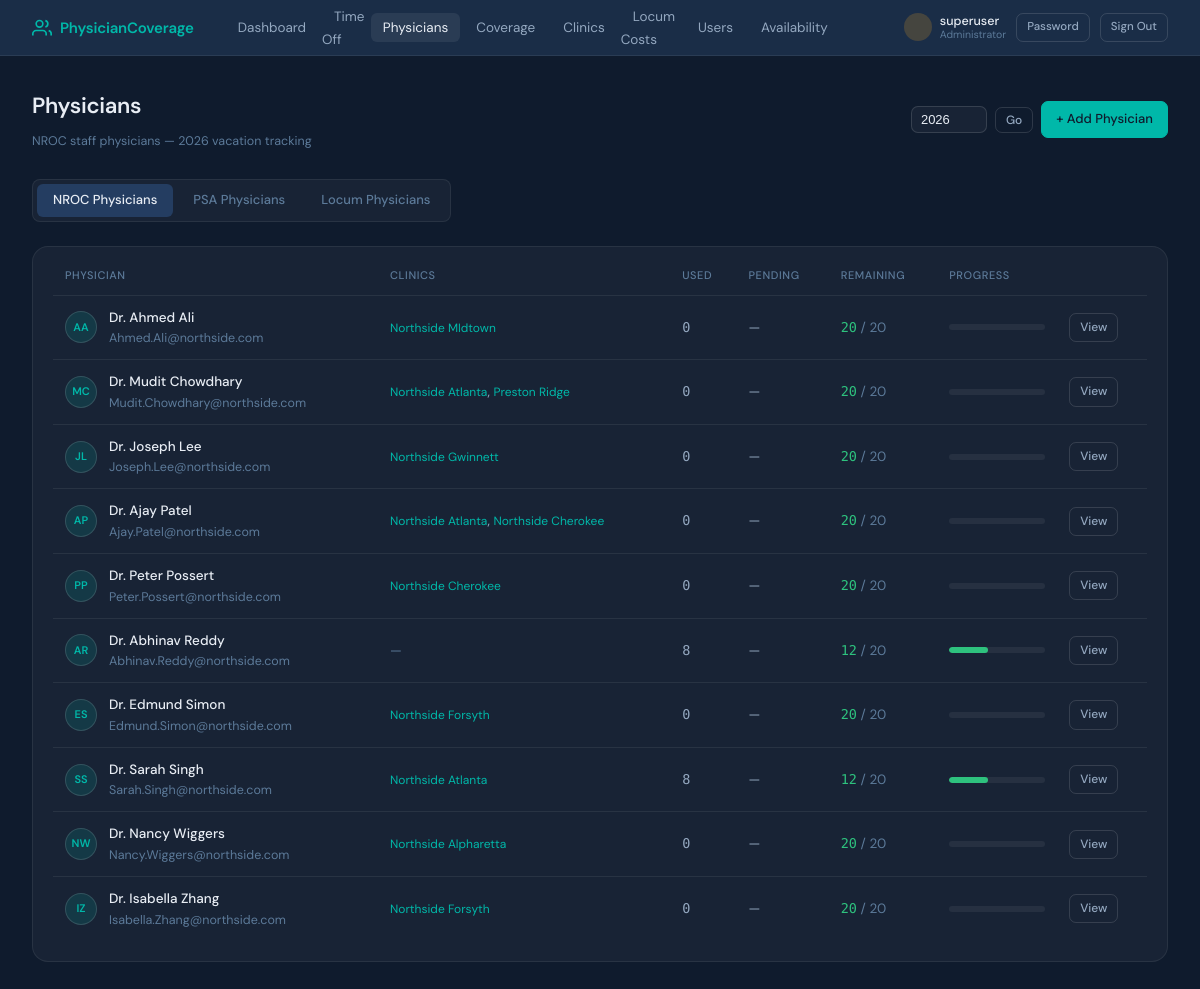
/physicians/ (signed in), run on the app's committed database.
### coverage_tracker/models.py (models this page shows, shortened)
class UserProfile(models.Model):
    ROLE_CHOICES = [
        ('admin', 'Administrator'),
        ('physician_admin', 'Physician Administrator'),
        ('physician', 'Physician'),
    ]
    SCOPE_CHOICES = [
        ('nroc', 'NROC Physicians'),
        ('psa', 'PSA Physicians'),
        ('all', 'Both NROC and PSA'),
    ]
    user = models.OneToOneField(User, on_delete=models.CASCADE, related_name='profile')
    role = models.CharField(max_length=20, choices=ROLE_CHOICES, default='physician')
    scope = models.CharField(
        max_length=10, choices=SCOPE_CHOICES, default='nroc',
        help_text="Which physician group this login represents."
    )
    physician = models.OneToOneField(
        Physician, on_delete=models.SET_NULL, null=True, blank=True,
        help_text="Optional: link to a specific physician record (not required for shared logins)."
    )
    @property
    def is_admin(self):
        return self.role == 'admin' or self.user.is_superuser

class Physician(models.Model):
    PHYSICIAN_TYPE_CHOICES = [
        ('regular', 'NROC Physician'),
        ('locum', 'Locum / Covering Physician'),
        ('psa', 'PSA Physician'),
    ]
    user = models.OneToOneField(User, on_delete=models.CASCADE, null=True, blank=True)
    first_name = models.CharField(max_length=100)
    last_name = models.CharField(max_length=100)
    email = models.EmailField(unique=True)
    physician_type = models.CharField(max_length=10, choices=PHYSICIAN_TYPE_CHOICES, default='regular')
    total_vacation_days = models.PositiveIntegerField(
        default=20,
        help_text="Annual vacation day allocation (for NROC physicians)"
    )
    daily_rate = models.DecimalField(
        max_digits=10, decimal_places=2, null=True, blank=True,
        help_text="Legacy / standard daily rate (kept for reference — hourly rate is used for pay)"
    )
    hourly_rate = models.DecimalField(
        max_digits=10, decimal_places=2, null=True, blank=True,
        help_text="Hourly rate for locum physicians. Daily pay = hourly rate × hours worked."
    )
    agency = models.CharField(
        max_length=200, blank=True,
        help_text="Staffing agency name (for locum physicians)"
    )
    is_active = models.BooleanField(default=True)
    class Meta:
        ordering = ['physician_type', 'last_name', 'first_name']
    @property
    def is_regular(self):
        return self.physician_type == 'regular'
    def days_taken(self, year=None):
        if year is None:
            year = timezone.now().year
        total = 0
        for req in TimeOffRequest.objects.filter(physician=self, status='approved', start_date__year=year):
            total += (req.end_date - req.start_date).days + 1
        return total
    def days_remaining(self, year=None):
        return self.total_vacation_days - self.days_taken(year)
    def days_pending(self, year=None):
        if year is None:
            year = timezone.now().year
        total = 0
        for req in TimeOffRequest.objects.filter(physician=self, status='pending', start_date__year=year):
            total += (req.end_date - req.start_date).days + 1
        return total

class Clinic(models.Model):
    name = models.CharField(max_length=200)
    location = models.CharField(max_length=200, blank=True)
    regular_physicians = models.ManyToManyField(
        'Physician',
        blank=True,
        related_name='assigned_clinics',
        limit_choices_to={'physician_type__in': ['regualr', 'psa']},
        help_text= "NROC and PSA physicians permanently assigned to this clinic"
    )
    is_active = models.BooleanField(default=True)
    class Meta:
        ordering = ['name']

### coverage_tracker/views.py (the view, shortened to what this page needs)
# urls.py: path('physicians/', views.physician_list, name='physician_list'),
@admin_required
def physician_list(request):
    physician_type = request.GET.get('type', 'regular')
    sub_tab = request.GET.get('sub', 'list')  # 'list' or 'coverage_days' for PSA
    year = int(request.GET.get('year', date.today().year))
    physicians = Physician.objects.filter(is_active=True, physician_type=physician_type)
    summaries = []
    for p in physicians:
        if p.is_regular:
            summaries.append({
                'physician': p,
                'days_taken': p.days_taken(year),
                'days_pending': p.days_pending(year),
                'days_remaining': p.days_remaining(year),
                'total': p.total_vacation_days,
                'clinics': p.assigned_clinics.filter(is_active=True),
            })
    psa_coverage_data = []
    is_admin = getattr(getattr(request.user, 'profile', None), 'is_admin', False)
    if physician_type == 'locum' and not is_admin:
        from django.http import HttpResponseForbidden
        messages.error(request, 'You do not have permission to view locum physician details.')
        return redirect('physician_list')
    return render(request, 'coverage_tracker/physician_list.html', {
        'summaries': summaries,
        'year': year,
        'physician_type': physician_type,
        'sub_tab': sub_tab,
        'psa_coverage_data': psa_coverage_data,
        'is_admin': is_admin,
    })

### coverage_tracker/context_processors.py (called while the page is built)
def user_profile(request):
    if request.user.is_authenticated:
        try:
            _ = request.user.profile
        except Exception:
            UserProfile.objects.get_or_create(
                user=request.user,
                defaults={'role': 'admin' if request.user.is_superuser else 'physician'}
            )
    return {}

### coverage_tracker/templates/coverage_tracker/physician_list.html (shortened to what this page needs)
{% extends "coverage_tracker/base.html" %}
{% block content %}
<div class="page-header">
  <div>
    <h1>Physicians</h1>
    <p class="text-muted text-sm mt-1">
      {% if physician_type == 'locum' %}Locum / covering physicians{% else %}NROC staff physicians — {{ year }} vacation tracking{% endif %}
    </p>
  </div>
  <div class="flex gap-2">
{% if physician_type == 'regular' or  physician_type == 'psa' %}
    <form method="get" style="display:flex;gap:8px;align-items:center;">
      <input type="number" name="year" value="{{ year }}" min="2020" max="2035" style="width:76px;background:var(--card);border:1px solid var(--border-2);border-radius:7px;color:var(--text);padding:5px 9px;font-size:13px;outline:none;">
      <button type="submit" class="btn btn-ghost btn-sm">Go</button>
    </form>
    {% endif %}
    {% if is_admin %}
    <a href="/physicians/add/?type={{ physician_type }}" class="btn btn-primary">
      + Add {% if physician_type == 'locum' %}Locum{% else %}Physician{% endif %}
    </a>
    {% endif %}
  </div>
</div>
<div class="type-tabs">
  <a href="/physicians/?type=regular&year={{ year }}" class="type-tab {% if physician_type == 'regular' %}active{% endif %}">
    NROC Physicians
  </a>
  <a href="/physicians/?type=psa&year={{ year }}" class="type-tab {% if physician_type == 'psa' %}active{% endif %}">
    PSA Physicians
  </a>
   {% if is_admin %}
  <a href="/physicians/?type=locum" class="type-tab {% if physician_type == 'locum' %}active{% endif %}">
    Locum Physicians
  </a>
  {% endif %}
</div>
{% if physician_type == 'psa' or physician_type == 'regular' %}
<div class="card">
  <div class="table-wrap">
    <table>
      <thead>
        <tr><th>Physician</th><th>Clinics</th><th>Used</th><th>Pending</th>{% if physician_type != 'psa' %}<th>Remaining</th>{% endif %}<th>Progress</th><th></th></tr>
      </thead>
      <tbody>
        {% for s in summaries %}
        <tr>
          <td>
            <div class="flex items-center gap-3">
              <div class="avatar avatar-regular">{{ s.physician.first_name.0 }}{{ s.physician.last_name.0 }}</div>
              <div>
                <a href="/physicians/{{ s.physician.pk }}/" style="color:var(--text);text-decoration:none;font-weight:500;">Dr. {{ s.physician.first_name }} {{ s.physician.last_name }}</a>
                <div class="text-muted text-sm">{{ s.physician.email }}</div>
              </div>
            </div>
          </td>
          <td>
            {% for clinic in s.clinics %}
              <span style="font-size:12px;color:var(--teal);">{{ clinic.name }}</span>{% if not forloop.last %}, {% endif %}
            {% empty %}
              <span class="text-muted">—</span>
            {% endfor %}
          </td>
          <td style="font-family:'DM Mono',monospace;">{{ s.days_taken }}</td>
          <td>{% if s.days_pending > 0 %}<span class="badge badge-pending">{{ s.days_pending }}d</span>{% else %}—{% endif %}</td>
          {% if physician_type != 'psa' %}
          <td>
            <span style="font-weight:500;color:{% if s.days_remaining <= 3 %}var(--red){% elif s.days_remaining <= 7 %}var(--amber){% else %}var(--green){% endif %};font-family:'DM Mono',monospace;">{{ s.days_remaining }}</span>
            <span class="text-muted"> / {{ s.total }}</span>
          </td>
          {% endif %}
          <td style="width:120px;">
            {% if s.total > 0 %}
            <div class="progress-wrap">
              <div class="progress-bar {% if s.days_remaining <= 3 %}red{% elif s.days_remaining <= 7 %}amber{% else %}green{% endif %}" style="width:{% widthratio s.days_taken s.total 100 %}%"></div>
            </div>
            {% endif %}
          </td>
          <td><div class="flex gap-2">
            <a href="/physicians/{{ s.physician.pk }}/" class="btn btn-ghost btn-sm">View</a>
          </div></td>
        </tr>
        {% empty %}
        <tr><td colspan="8" style="text-align:center;padding:2rem;" class="empty-state">No NROC physicians. <a href="/physicians/add/?type=regular" style="color:var(--teal);">Add one</a>.</td></tr>
        {% endfor %}
      </tbody>
    </table>
  </div>
</div>
{% endif %}
{% endblock %}

### coverage_tracker/templates/coverage_tracker/base.html (shortened to what this page needs)
<!DOCTYPE html>
<html lang="en">
<head>
</head>
<body>
<nav>
  <a href="/" class="nav-brand">
    <svg viewBox="0 0 24 24" fill="none" stroke="currentColor" stroke-width="2">
      <path d="M17 21v-2a4 4 0 0 0-4-4H5a4 4 0 0 0-4 4v2"/><circle cx="9" cy="7" r="4"/>
      <path d="M23 21v-2a4 4 0 0 0-3-3.87"/><path d="M16 3.13a4 4 0 0 1 0 7.75"/>
    </svg>
    PhysicianCoverage
  </a>
  <ul class="nav-links">
    {% if request.user.is_authenticated and request.user.profile.is_admin %}
    <li><a href="/" {% if request.resolver_match.url_name == 'dashboard' %}class="active"{% endif %}>Dashboard</a></li>
    {% endif %}
    <li><a href="/time-off/" >Time Off</a></li>
    {% if request.user.is_authenticated and request.user.profile.is_admin %}
     <li><a href="/physicians/" {% if 'physician' in request.resolver_match.url_name %}class="active"{% endif %}>Physicians</a></li>
    <li><a href="/time-off/approved-coverage/" {% if request.resolver_match.url_name == 'approved_time_off_coverage' or request.resolver_match.url_name == 'assign_locum_to_time_off' %}class="active"{% endif %}>Coverage</a></li>
    <li><a href="/clinics/" {% if 'clinic' in request.resolver_match.url_name %}class="active"{% endif %}>Clinics</a></li>
    <li><a href="/locum-costs/" {% if request.resolver_match.url_name == 'locum_costs' %}class="active"{% endif %}>Locum Costs</a></li>
    <li><a href="/users/" {% if 'user' in request.resolver_match.url_name %}class="active"{% endif %}>Users</a></li>
     <li><a href="/availability/" {% if 'availability' in request.resolver_match.url_name %}class="active"{% endif %}>Availability</a></li>
    {% endif %}
  </ul>
  {% if request.user.is_authenticated %}
    <div style="display:flex;align-items:center;gap:10px;">
      <div style="display:flex;align-items:center;gap:8px;">
        <div style="width:28px;height:28px;border-radius:50%;display:flex;align-items:center;justify-content:center;font-size:10px;font-weight:600;
          {% if request.user.profile.is_admin %}background:rgba(245,166,35,0.2);color:var(--amber);{% else %}background:rgba(0,184,169,0.15);color:var(--teal);{% endif %}">
        </div>
        <div>
          <div style="font-size:12.5px;font-weight:500;color:var(--text);line-height:1.2;">{{ request.user.get_full_name|default:request.user.username }}</div>
          <div style="font-size:10.5px;color:var(--text-3);line-height:1.2;">
            {% if request.user.profile.is_admin %}Administrator{% else %}Physician{% endif %}
          </div>
        </div>
      </div>
      <a href="/account/password/" class="btn btn-ghost btn-sm" style="font-size:11.5px;">Password</a>
      <a href="/logout/" class="btn btn-ghost btn-sm" style="font-size:11.5px;">Sign Out</a>
    </div>
  {% else %}
    <a href="/login/" class="btn btn-ghost btn-sm">Sign In</a>
  {% endif %}
</nav>
<main>
  {% block content %}{% endblock %}
</main>
</body>
</html>

### coverage_tracker/templates/coverage_tracker/base.html (style rules this page uses)
*, *::before, *::after { box-sizing: border-box; margin: 0; padding: 0; }
:root { --navy: #0f1b2d; --navy-2: #1a2d47; --navy-3: #243d61; --teal: #00b8a9; --teal-light: #00d4c3; --amber: #f5a623; --red: #e05454; --green: #2ec27e; --purple: #9b7fe8; --text: #e8edf4; --text-2: #94a8c0; --text-3: #5c7a99; --border: rgba(255,255,255,0.07); --border-2: rgba(255,255,255,0.13); --card: rgba(255,255,255,0.04); --card-hover: rgba(255,255,255,0.07); --radius: 10px; --radius-lg: 16px; }
body { font-family: 'DM Sans', sans-serif; background: var(--navy); color: var(--text); min-height: 100vh; font-size: 14px; line-height: 1.6; }
nav { background: var(--navy-2); border-bottom: 1px solid var(--border); padding: 0 2rem; display: flex; align-items: center; gap: 2rem; height: 56px; position: sticky; top: 0; z-index: 100; }
.nav-brand { font-size: 15px; font-weight: 600; color: var(--teal); text-decoration: none; letter-spacing: -0.2px; display: flex; align-items: center; gap: 8px; white-space: nowrap; }
.nav-brand svg { width: 20px; height: 20px; }
.nav-links { display: flex; align-items: center; gap: 4px; list-style: none; }
.nav-links a { color: var(--text-2); text-decoration: none; font-size: 13.5px; padding: 6px 12px; border-radius: 6px; transition: all 0.15s; }
.nav-links a:hover, .nav-links a.active { color: var(--text); background: var(--card-hover); }
main { max-width: 1280px; margin: 0 auto; padding: 2rem; }
h1 { font-size: 22px; font-weight: 600; color: var(--text); letter-spacing: -0.3px; }
.page-header { display: flex; align-items: center; justify-content: space-between; margin-bottom: 1.75rem; }
.card { background: var(--card); border: 1px solid var(--border); border-radius: var(--radius-lg); padding: 1.25rem; }
.btn { display: inline-flex; align-items: center; gap: 6px; padding: 7px 14px; border-radius: 7px; font-family: 'DM Sans', sans-serif; font-size: 13px; font-weight: 500; cursor: pointer; text-decoration: none; transition: all 0.15s; border: 1px solid transparent; white-space: nowrap; }
.btn-primary { background: var(--teal); color: var(--navy); border-color: var(--teal); }
.btn-ghost { background: transparent; color: var(--text-2); border-color: var(--border-2); }
.btn-sm { padding: 4px 10px; font-size: 12px; }
.table-wrap { overflow-x: auto; }
table { width: 100%; border-collapse: collapse; font-size: 13.5px; }
thead th { font-size: 11px; font-weight: 500; text-transform: uppercase; letter-spacing: 0.6px; color: var(--text-3); padding: 0 12px 10px; text-align: left; border-bottom: 1px solid var(--border); }
tbody tr { border-bottom: 1px solid var(--border); transition: background 0.1s; }
tbody tr:last-child { border-bottom: none; }
tbody td { padding: 11px 12px; color: var(--text-2); }
.progress-wrap { background: rgba(255,255,255,0.06); border-radius: 99px; height: 6px; overflow: hidden; }
.progress-bar { height: 100%; border-radius: 99px; transition: width 0.4s ease; }
.progress-bar.green { background: var(--green); }
.avatar { width: 32px; height: 32px; border-radius: 50%; border: 1px solid var(--border-2); display: flex; align-items: center; justify-content: center; font-size: 11px; font-weight: 600; flex-shrink: 0; }
.avatar-regular { background: rgba(0,184,169,0.15); color: var(--teal); }
.type-tabs { display: flex; gap: 4px; background: var(--card); border: 1px solid var(--border); border-radius: 8px; padding: 4px; margin-bottom: 1.5rem; width: fit-content; }
.type-tab { padding: 6px 16px; border-radius: 6px; font-size: 13px; font-weight: 500; text-decoration: none; color: var(--text-3); transition: all 0.15s; }
.type-tab.active { background: var(--navy-3); color: var(--text); }
.text-muted { color: var(--text-3); }
.text-sm { font-size: 12.5px; }
.mt-1 { margin-top: 0.5rem; }
.flex { display: flex; }
.items-center { align-items: center; }
.gap-2 { gap: 0.5rem; }
.gap-3 { gap: 0.75rem; }

### data on the page
Physician: physician.first_name.0 "A", physician.last_name.0 "A", physician.first_name "Ahmed", physician.last_name "Ali", physician.email "Ahmed.Ali@northside.com", days_taken "0", days_remaining "20", total "20"
Clinic: name "Northside MIdtown"
Physician: physician.first_name.0 "M", physician.last_name.0 "C", physician.first_name "Mudit", physician.last_name "Chowdhary", physician.email "Mudit.Chowdhary@northside.com", days_taken "0", days_remaining "20", total "20"
Clinic: name "Northside Atlanta"
Clinic: name "Preston Ridge"
Physician: physician.first_name.0 "J", physician.last_name.0 "L", physician.first_name "Joseph", physician.last_name "Lee", physician.email "Joseph.Lee@northside.com", days_taken "0", days_remaining "20", total "20"
Clinic: name "Northside Gwinnett"
Physician: physician.first_name.0 "A", physician.last_name.0 "P", physician.first_name "Ajay", physician.last_name "Patel", physician.email "Ajay.Patel@northside.com", days_taken "0", days_remaining "20", total "20"
Clinic: name "Northside Cherokee"
Physician: physician.first_name.0 "P", physician.last_name.0 "P", physician.first_name "Peter", physician.last_name "Possert", physician.email "Peter.Possert@northside.com", days_taken "0", days_remaining "20", total "20"
Physician: physician.first_name.0 "A", physician.last_name.0 "R", physician.first_name "Abhinav", physician.last_name "Reddy", physician.email "Abhinav.Reddy@northside.com", days_taken "8", days_remaining "12", total "20"
Physician: physician.first_name.0 "E", physician.last_name.0 "S", physician.first_name "Edmund", physician.last_name "Simon", physician.email "Edmund.Simon@northside.com", days_taken "0", days_remaining "20", total "20"
Clinic: name "Northside Forsyth"
Physician: physician.first_name.0 "S", physician.last_name.0 "S", physician.first_name "Sarah", physician.last_name "Singh", physician.email "Sarah.Singh@northside.com", days_taken "8", days_remaining "12", total "20"
Physician: physician.first_name.0 "N", physician.last_name.0 "W", physician.first_name "Nancy", physician.last_name "Wiggers", physician.email "Nancy.Wiggers@northside.com", days_taken "0", days_remaining "20", total "20"
Clinic: name "Northside Alpharetta"
Physician: physician.first_name.0 "I", physician.last_name.0 "Z", physician.first_name "Isabella", physician.last_name "Zhang", physician.email "Isabella.Zhang@northside.com", days_taken "0", days_remaining "20", total "20"

### other printed values
{{ request.user.get_full_name|default:request.user.username }} "superuser"
{{ year }} "2026"
